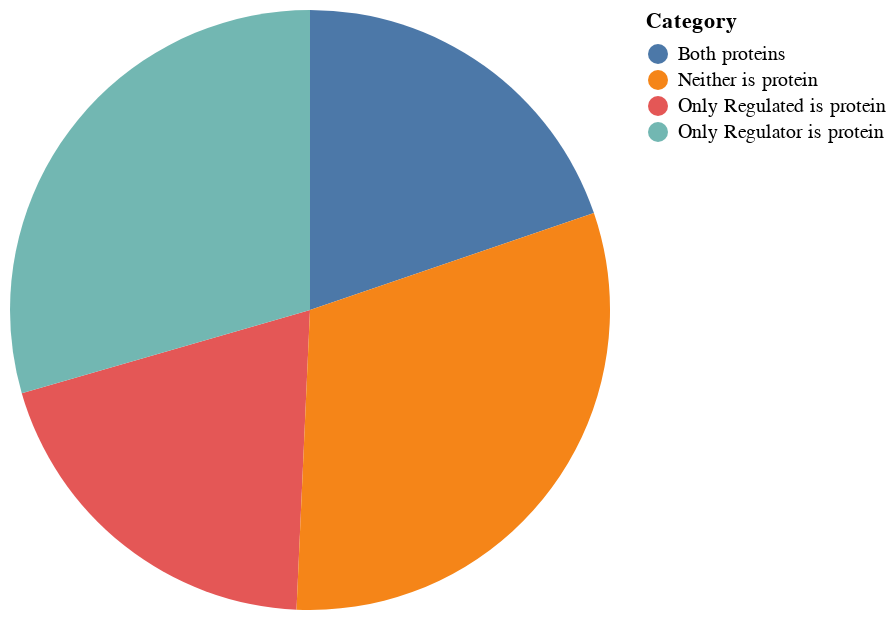

Write notebook code for a chart like this one.
### Markdown cell above
We are interested in interactions that has protein participated either in regulated or regulator element. These interactions are distributed:

### Code cell
both_proteins = (
    (interaction_df['Regulated Type'] == 'Protein') &
    (interaction_df['Regulator Type'] == 'Protein')
)
regulated_protein_only = (
    (interaction_df['Regulated Type'] == 'Protein') &
    (interaction_df['Regulator Type'] != 'Protein')
)
regulator_protein_only = (
    (interaction_df['Regulated Type'] != 'Protein') &
    (interaction_df['Regulator Type'] == 'Protein')
)
neither_protein = (
    (interaction_df['Regulated Type'] != 'Protein') &
    (interaction_df['Regulator Type'] != 'Protein')
)

results = {
    'Both proteins': both_proteins.sum(),
    'Only Regulated is protein': regulated_protein_only.sum(),
    'Only Regulator is protein': regulator_protein_only.sum(),
    'Neither is protein': neither_protein.sum()
}

# Create a dataframe from the results
results_df = pd.DataFrame(list(results.items()), columns=['Category', 'Count'])
alt.Chart(results_df).mark_arc().encode(
    theta="Count",
    color="Category"
)

### Figure 1 — Vega-Lite specification as saved in the notebook (floating-point values rounded to 4 significant figures)
{"config": {"view": {"continuousWidth": 300, "continuousHeight": 300}}, "data": {"name": "data-fc9841b14597ee504b5f6e67fa7d6af3"}, "mark": {"type": "arc"}, "encoding": {"color": {"field": "Category", "type": "nominal"}, "theta": {"field": "Count", "type": "quantitative"}}, "$schema": "https://vega.github.io/schema/vega-lite/v5.17.0.json", "datasets": {"data-fc9841b14597ee504b5f6e67fa7d6af3": [{"Category": "Both proteins", "Count": 2844}, {"Category": "Only Regulated is protein", "Count": 2851}, {"Category": "Only Regulator is protein", "Count": 4240}, {"Category": "Neither is protein", "Count": 4453}]}}
